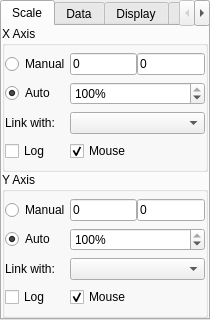
<?xml version="1.0" encoding="UTF-8"?>
<ui version="4.0">
 <class>Form</class>
 <widget class="QWidget" name="Form">
  <property name="geometry">
   <rect>
    <x>0</x>
    <y>0</y>
    <width>210</width>
    <height>320</height>
   </rect>
  </property>
  <property name="maximumSize">
   <size>
    <width>250</width>
    <height>350</height>
   </size>
  </property>
  <property name="windowTitle">
   <string>Form</string>
  </property>
  <layout class="QGridLayout" name="gridLayout_3">
   <property name="margin">
    <number>0</number>
   </property>
   <property name="spacing">
    <number>0</number>
   </property>
   <item row="0" column="0">
    <widget class="QTabWidget" name="tabWidget">
     <property name="maximumSize">
      <size>
       <width>16777215</width>
       <height>16777215</height>
      </size>
     </property>
     <property name="currentIndex">
      <number>0</number>
     </property>
     <widget class="QWidget" name="tab">
      <attribute name="title">
       <string>Scale</string>
      </attribute>
      <layout class="QVBoxLayout" name="verticalLayout">
       <property name="spacing">
        <number>0</number>
       </property>
       <property name="margin">
        <number>0</number>
       </property>
       <item>
        <widget class="QGroupBox" name="groupBox">
         <property name="title">
          <string>X Axis</string>
         </property>
         <layout class="QGridLayout" name="gridLayout">
          <property name="margin">
           <number>0</number>
          </property>
          <property name="spacing">
           <number>0</number>
          </property>
          <item row="0" column="0">
           <widget class="QRadioButton" name="xManualRadio">
            <property name="text">
             <string>Manual</string>
            </property>
           </widget>
          </item>
          <item row="0" column="1">
           <widget class="QLineEdit" name="xMinText">
            <property name="text">
             <string>0</string>
            </property>
           </widget>
          </item>
          <item row="0" column="2">
           <widget class="QLineEdit" name="xMaxText">
            <property name="text">
             <string>0</string>
            </property>
           </widget>
          </item>
          <item row="1" column="0">
           <widget class="QRadioButton" name="xAutoRadio">
            <property name="text">
             <string>Auto</string>
            </property>
            <property name="checked">
             <bool>true</bool>
            </property>
           </widget>
          </item>
          <item row="1" column="1" colspan="2">
           <widget class="QSpinBox" name="xAutoPercentSpin">
            <property name="enabled">
             <bool>true</bool>
            </property>
            <property name="suffix">
             <string>%</string>
            </property>
            <property name="minimum">
             <number>1</number>
            </property>
            <property name="maximum">
             <number>100</number>
            </property>
            <property name="singleStep">
             <number>1</number>
            </property>
            <property name="value">
             <number>100</number>
            </property>
           </widget>
          </item>
          <item row="2" column="1" colspan="2">
           <widget class="QComboBox" name="xLinkCombo"/>
          </item>
          <item row="3" column="1">
           <widget class="QCheckBox" name="xMouseCheck">
            <property name="text">
             <string>Mouse</string>
            </property>
            <property name="checked">
             <bool>true</bool>
            </property>
           </widget>
          </item>
          <item row="3" column="0">
           <widget class="QCheckBox" name="xLogCheck">
            <property name="text">
             <string>Log</string>
            </property>
           </widget>
          </item>
          <item row="2" column="0">
           <widget class="QLabel" name="label">
            <property name="text">
             <string>Link with:</string>
            </property>
           </widget>
          </item>
         </layout>
        </widget>
       </item>
       <item>
        <widget class="QGroupBox" name="groupBox_2">
         <property name="title">
          <string>Y Axis</string>
         </property>
         <layout class="QGridLayout" name="gridLayout_2">
          <property name="margin">
           <number>0</number>
          </property>
          <property name="spacing">
           <number>0</number>
          </property>
          <item row="0" column="0">
           <widget class="QRadioButton" name="yManualRadio">
            <property name="text">
             <string>Manual</string>
            </property>
           </widget>
          </item>
          <item row="0" column="1">
           <widget class="QLineEdit" name="yMinText">
            <property name="text">
             <string>0</string>
            </property>
           </widget>
          </item>
          <item row="0" column="2">
           <widget class="QLineEdit" name="yMaxText">
            <property name="text">
             <string>0</string>
            </property>
           </widget>
          </item>
          <item row="1" column="0">
           <widget class="QRadioButton" name="yAutoRadio">
            <property name="text">
             <string>Auto</string>
            </property>
            <property name="checked">
             <bool>true</bool>
            </property>
           </widget>
          </item>
          <item row="1" column="1" colspan="2">
           <widget class="QSpinBox" name="yAutoPercentSpin">
            <property name="enabled">
             <bool>true</bool>
            </property>
            <property name="suffix">
             <string>%</string>
            </property>
            <property name="minimum">
             <number>1</number>
            </property>
            <property name="maximum">
             <number>100</number>
            </property>
            <property name="singleStep">
             <number>1</number>
            </property>
            <property name="value">
             <number>100</number>
            </property>
           </widget>
          </item>
          <item row="2" column="1" colspan="2">
           <widget class="QComboBox" name="yLinkCombo"/>
          </item>
          <item row="3" column="1">
           <widget class="QCheckBox" name="yMouseCheck">
            <property name="text">
             <string>Mouse</string>
            </property>
            <property name="checked">
             <bool>true</bool>
            </property>
           </widget>
          </item>
          <item row="3" column="0">
           <widget class="QCheckBox" name="yLogCheck">
            <property name="text">
             <string>Log</string>
            </property>
           </widget>
          </item>
          <item row="2" column="0">
           <widget class="QLabel" name="label_2">
            <property name="text">
             <string>Link with:</string>
            </property>
           </widget>
          </item>
         </layout>
        </widget>
       </item>
      </layout>
     </widget>
     <widget class="QWidget" name="tab_2">
      <attribute name="title">
       <string>Data</string>
      </attribute>
      <layout class="QVBoxLayout" name="verticalLayout_2">
       <property name="spacing">
        <number>0</number>
       </property>
       <property name="margin">
        <number>0</number>
       </property>
       <item>
        <widget class="QGroupBox" name="powerSpectrumGroup">
         <property name="title">
          <string>Power Spectrum</string>
         </property>
         <property name="checkable">
          <bool>true</bool>
         </property>
         <property name="checked">
          <bool>false</bool>
         </property>
        </widget>
       </item>
       <item>
        <widget class="QGroupBox" name="decimateGroup">
         <property name="title">
          <string>Decimate</string>
         </property>
         <property name="checkable">
          <bool>true</bool>
         </property>
         <layout class="QGridLayout" name="gridLayout_4">
          <property name="margin">
           <number>0</number>
          </property>
          <property name="spacing">
           <number>0</number>
          </property>
          <item row="0" column="0">
           <widget class="QRadioButton" name="manualDecimateRadio">
            <property name="text">
             <string>Manual</string>
            </property>
           </widget>
          </item>
          <item row="0" column="1">
           <widget class="QSpinBox" name="decimateSpin"/>
          </item>
          <item row="1" column="0">
           <widget class="QRadioButton" name="autoDecimateRadio">
            <property name="text">
             <string>Auto</string>
            </property>
            <property name="checked">
             <bool>true</bool>
            </property>
           </widget>
          </item>
          <item row="2" column="0">
           <widget class="QCheckBox" name="maxTracesCheck">
            <property name="text">
             <string>Max Traces:</string>
            </property>
           </widget>
          </item>
          <item row="2" column="1">
           <widget class="QSpinBox" name="maxTracesSpin"/>
          </item>
          <item row="3" column="0" colspan="2">
           <widget class="QCheckBox" name="forgetTracesCheck">
            <property name="text">
             <string>Forget hidden traces</string>
            </property>
           </widget>
          </item>
         </layout>
        </widget>
       </item>
       <item>
        <widget class="QGroupBox" name="averageGroup">
         <property name="title">
          <string>Average</string>
         </property>
         <property name="checkable">
          <bool>true</bool>
         </property>
         <property name="checked">
          <bool>false</bool>
         </property>
         <layout class="QGridLayout" name="gridLayout_5">
          <property name="margin">
           <number>0</number>
          </property>
          <property name="spacing">
           <number>0</number>
          </property>
          <item row="0" column="0">
           <widget class="QListWidget" name="avgParamList"/>
          </item>
         </layout>
        </widget>
       </item>
      </layout>
     </widget>
     <widget class="QWidget" name="tab_3">
      <attribute name="title">
       <string>Display</string>
      </attribute>
      <layout class="QVBoxLayout" name="verticalLayout_3">
       <item>
        <widget class="QGroupBox" name="alphaGroup">
         <property name="title">
          <string>Alpha</string>
         </property>
         <property name="checkable">
          <bool>true</bool>
         </property>
         <layout class="QHBoxLayout" name="horizontalLayout">
          <item>
           <widget class="QCheckBox" name="autoAlphaCheck">
            <property name="text">
             <string>Auto</string>
            </property>
            <property name="checked">
             <bool>false</bool>
            </property>
           </widget>
          </item>
          <item>
           <widget class="QSlider" name="alphaSlider">
            <property name="maximum">
             <number>1000</number>
            </property>
            <property name="value">
             <number>1000</number>
            </property>
            <property name="orientation">
             <enum>Qt::Horizontal</enum>
            </property>
           </widget>
          </item>
         </layout>
        </widget>
       </item>
       <item>
        <widget class="QGroupBox" name="gridGroup">
         <property name="title">
          <string>Grid</string>
         </property>
         <property name="checkable">
          <bool>true</bool>
         </property>
         <layout class="QVBoxLayout" name="verticalLayout_4">
          <item>
           <widget class="QSlider" name="gridAlphaSlider">
            <property name="maximum">
             <number>255</number>
            </property>
            <property name="value">
             <number>70</number>
            </property>
            <property name="orientation">
             <enum>Qt::Horizontal</enum>
            </property>
           </widget>
          </item>
         </layout>
        </widget>
       </item>
       <item>
        <widget class="QGroupBox" name="pointsGroup">
         <property name="title">
          <string>Points</string>
         </property>
         <property name="checkable">
          <bool>true</bool>
         </property>
         <layout class="QVBoxLayout" name="verticalLayout_5">
          <item>
           <widget class="QCheckBox" name="autoPointsCheck">
            <property name="text">
             <string>Auto</string>
            </property>
            <property name="checked">
             <bool>true</bool>
            </property>
           </widget>
          </item>
         </layout>
        </widget>
       </item>
       <item>
        <spacer name="verticalSpacer_2">
         <property name="orientation">
          <enum>Qt::Vertical</enum>
         </property>
         <property name="sizeHint" stdset="0">
          <size>
           <width>20</width>
           <height>40</height>
          </size>
         </property>
        </spacer>
       </item>
      </layout>
     </widget>
     <widget class="QWidget" name="tab_4">
      <attribute name="title">
       <string>Save</string>
      </attribute>
      <layout class="QGridLayout" name="gridLayout_7">
       <item row="0" column="0">
        <spacer name="horizontalSpacer">
         <property name="orientation">
          <enum>Qt::Horizontal</enum>
         </property>
         <property name="sizeHint" stdset="0">
          <size>
           <width>59</width>
           <height>20</height>
          </size>
         </property>
        </spacer>
       </item>
       <item row="0" column="1">
        <layout class="QGridLayout" name="gridLayout_6">
         <item row="0" column="0">
          <widget class="QPushButton" name="saveSvgBtn">
           <property name="text">
            <string>SVG</string>
           </property>
          </widget>
         </item>
         <item row="1" column="0">
          <widget class="QPushButton" name="saveImgBtn">
           <property name="text">
            <string>Image</string>
           </property>
          </widget>
         </item>
         <item row="2" column="0">
          <widget class="QPushButton" name="saveMaBtn">
           <property name="text">
            <string>MetaArray</string>
           </property>
          </widget>
         </item>
        </layout>
       </item>
       <item row="0" column="2">
        <spacer name="horizontalSpacer_2">
         <property name="orientation">
          <enum>Qt::Horizontal</enum>
         </property>
         <property name="sizeHint" stdset="0">
          <size>
           <width>59</width>
           <height>20</height>
          </size>
         </property>
        </spacer>
       </item>
       <item row="1" column="1">
        <spacer name="verticalSpacer">
         <property name="orientation">
          <enum>Qt::Vertical</enum>
         </property>
         <property name="sizeHint" stdset="0">
          <size>
           <width>20</width>
           <height>211</height>
          </size>
         </property>
        </spacer>
       </item>
      </layout>
     </widget>
    </widget>
   </item>
  </layout>
 </widget>
 <resources/>
 <connections/>
</ui>
